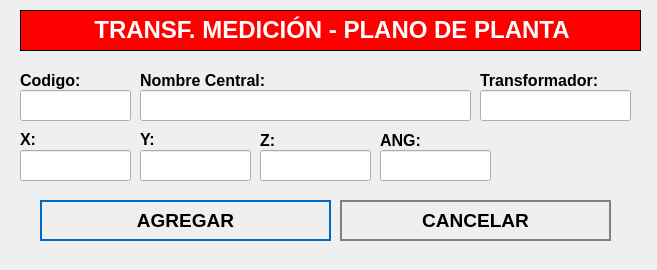
<?xml version="1.0" encoding="UTF-8"?>
<ui version="4.0">
 <class>NewBook</class>
 <widget class="QWidget" name="NewBook">
  <property name="geometry">
   <rect>
    <x>0</x>
    <y>0</y>
    <width>657</width>
    <height>270</height>
   </rect>
  </property>
  <property name="windowTitle">
   <string>Nuevo Registro</string>
  </property>
  <property name="styleSheet">
   <string notr="true">QPushButton
{	
	height: 2em;
 	border-style: solid;
	border-width: 2px;
 	border-color: grey;
	font-weight: bold;
}

QPushButton:hover
{
   	background-color:grey;
	color:white;
}</string>
  </property>
  <widget class="QLabel" name="label">
   <property name="geometry">
    <rect>
     <x>20</x>
     <y>10</y>
     <width>621</width>
     <height>41</height>
    </rect>
   </property>
   <property name="font">
    <font>
     <underline>false</underline>
    </font>
   </property>
   <property name="autoFillBackground">
    <bool>false</bool>
   </property>
   <property name="styleSheet">
    <string notr="true">background-color: red;</string>
   </property>
   <property name="frameShape">
    <enum>QFrame::Box</enum>
   </property>
   <property name="text">
    <string>&lt;html&gt;&lt;head/&gt;&lt;body&gt;&lt;p align=&quot;center&quot;&gt;&lt;span style=&quot; font-size:18pt; font-weight:600; color:#ffffff;&quot;&gt;TRANSF. MEDICIÓN - PLANO DE PLANTA&lt;/span&gt;&lt;/p&gt;&lt;/body&gt;&lt;/html&gt;</string>
   </property>
  </widget>
  <widget class="QLabel" name="label_autoriza">
   <property name="geometry">
    <rect>
     <x>20</x>
     <y>70</y>
     <width>101</width>
     <height>21</height>
    </rect>
   </property>
   <property name="text">
    <string>&lt;html&gt;&lt;head/&gt;&lt;body&gt;&lt;p&gt;&lt;span style=&quot; font-size:12pt; font-weight:600;&quot;&gt;Codigo:&lt;/span&gt;&lt;/p&gt;&lt;/body&gt;&lt;/html&gt;</string>
   </property>
  </widget>
  <widget class="QLineEdit" name="inputCodigo">
   <property name="geometry">
    <rect>
     <x>20</x>
     <y>90</y>
     <width>111</width>
     <height>31</height>
    </rect>
   </property>
   <property name="font">
    <font>
     <pointsize>12</pointsize>
    </font>
   </property>
  </widget>
  <widget class="QLineEdit" name="inputNombre">
   <property name="geometry">
    <rect>
     <x>140</x>
     <y>90</y>
     <width>331</width>
     <height>31</height>
    </rect>
   </property>
   <property name="font">
    <font>
     <pointsize>12</pointsize>
    </font>
   </property>
  </widget>
  <widget class="QPushButton" name="addButton">
   <property name="geometry">
    <rect>
     <x>40</x>
     <y>200</y>
     <width>291</width>
     <height>41</height>
    </rect>
   </property>
   <property name="font">
    <font>
     <pointsize>14</pointsize>
     <weight>75</weight>
     <bold>true</bold>
    </font>
   </property>
   <property name="cursor">
    <cursorShape>PointingHandCursor</cursorShape>
   </property>
   <property name="styleSheet">
    <string notr="true">QPushButton
{	
	height: 2em;
 	border-style: solid;
	border-width: 2px;
 	border-color: #0069c0;
	font-weight: bold;
}

QPushButton:hover
{
   	background-color:#0069c0;
	color:white;
}</string>
   </property>
   <property name="text">
    <string>AGREGAR</string>
   </property>
   <property name="icon">
    <iconset>
     <normaloff>../assets/icons/add-icon.png</normaloff>../assets/icons/add-icon.png</iconset>
   </property>
   <property name="iconSize">
    <size>
     <width>30</width>
     <height>30</height>
    </size>
   </property>
   <property name="autoDefault">
    <bool>true</bool>
   </property>
   <property name="default">
    <bool>true</bool>
   </property>
   <property name="flat">
    <bool>true</bool>
   </property>
  </widget>
  <widget class="QPushButton" name="cancelButton">
   <property name="geometry">
    <rect>
     <x>340</x>
     <y>200</y>
     <width>271</width>
     <height>41</height>
    </rect>
   </property>
   <property name="font">
    <font>
     <pointsize>14</pointsize>
     <weight>75</weight>
     <bold>true</bold>
    </font>
   </property>
   <property name="cursor">
    <cursorShape>PointingHandCursor</cursorShape>
   </property>
   <property name="styleSheet">
    <string notr="true">QPushButton
{	
	height: 2em;
 	border-style: solid;
	border-width: 2px;
 	border-color: grey;
	font-weight: bold;
}

QPushButton:hover
{
   	background-color:grey;
	color:white;
}</string>
   </property>
   <property name="text">
    <string>CANCELAR</string>
   </property>
   <property name="icon">
    <iconset>
     <normaloff>../assets/icons/cancel-icon.png</normaloff>../assets/icons/cancel-icon.png</iconset>
   </property>
   <property name="iconSize">
    <size>
     <width>30</width>
     <height>30</height>
    </size>
   </property>
   <property name="autoDefault">
    <bool>true</bool>
   </property>
   <property name="default">
    <bool>true</bool>
   </property>
   <property name="flat">
    <bool>true</bool>
   </property>
  </widget>
  <widget class="QLabel" name="label_aquienVisita">
   <property name="geometry">
    <rect>
     <x>140</x>
     <y>70</y>
     <width>191</width>
     <height>21</height>
    </rect>
   </property>
   <property name="text">
    <string>&lt;html&gt;&lt;head/&gt;&lt;body&gt;&lt;p&gt;&lt;span style=&quot; font-size:12pt; font-weight:600;&quot;&gt;Nombre Central:&lt;/span&gt;&lt;/p&gt;&lt;/body&gt;&lt;/html&gt;</string>
   </property>
  </widget>
  <widget class="QLabel" name="label_horaIngreso">
   <property name="geometry">
    <rect>
     <x>20</x>
     <y>130</y>
     <width>71</width>
     <height>16</height>
    </rect>
   </property>
   <property name="text">
    <string>&lt;html&gt;&lt;head/&gt;&lt;body&gt;&lt;p&gt;&lt;span style=&quot; font-size:12pt; font-weight:600;&quot;&gt;X:&lt;/span&gt;&lt;/p&gt;&lt;/body&gt;&lt;/html&gt;</string>
   </property>
  </widget>
  <widget class="QLabel" name="label_horaSalida">
   <property name="geometry">
    <rect>
     <x>140</x>
     <y>130</y>
     <width>81</width>
     <height>16</height>
    </rect>
   </property>
   <property name="text">
    <string>&lt;html&gt;&lt;head/&gt;&lt;body&gt;&lt;p&gt;&lt;span style=&quot; font-size:12pt; font-weight:600;&quot;&gt;Y:&lt;/span&gt;&lt;/p&gt;&lt;/body&gt;&lt;/html&gt;</string>
   </property>
  </widget>
  <widget class="QLabel" name="label_motivoVisita">
   <property name="geometry">
    <rect>
     <x>260</x>
     <y>130</y>
     <width>101</width>
     <height>21</height>
    </rect>
   </property>
   <property name="text">
    <string>&lt;html&gt;&lt;head/&gt;&lt;body&gt;&lt;p&gt;&lt;span style=&quot; font-size:12pt; font-weight:600;&quot;&gt;Z:&lt;/span&gt;&lt;/p&gt;&lt;/body&gt;&lt;/html&gt;</string>
   </property>
  </widget>
  <widget class="QLineEdit" name="inputX">
   <property name="geometry">
    <rect>
     <x>20</x>
     <y>150</y>
     <width>111</width>
     <height>31</height>
    </rect>
   </property>
   <property name="font">
    <font>
     <pointsize>12</pointsize>
    </font>
   </property>
  </widget>
  <widget class="QLineEdit" name="inputY">
   <property name="geometry">
    <rect>
     <x>140</x>
     <y>150</y>
     <width>111</width>
     <height>31</height>
    </rect>
   </property>
   <property name="font">
    <font>
     <pointsize>12</pointsize>
    </font>
   </property>
  </widget>
  <widget class="QLineEdit" name="inputZ">
   <property name="geometry">
    <rect>
     <x>260</x>
     <y>150</y>
     <width>111</width>
     <height>31</height>
    </rect>
   </property>
   <property name="font">
    <font>
     <pointsize>12</pointsize>
    </font>
   </property>
  </widget>
  <widget class="QLineEdit" name="inputTransformador">
   <property name="geometry">
    <rect>
     <x>480</x>
     <y>90</y>
     <width>151</width>
     <height>31</height>
    </rect>
   </property>
   <property name="font">
    <font>
     <pointsize>12</pointsize>
    </font>
   </property>
  </widget>
  <widget class="QLabel" name="label_motivoVisita_3">
   <property name="geometry">
    <rect>
     <x>480</x>
     <y>70</y>
     <width>161</width>
     <height>21</height>
    </rect>
   </property>
   <property name="text">
    <string>&lt;html&gt;&lt;head/&gt;&lt;body&gt;&lt;p&gt;&lt;span style=&quot; font-size:12pt; font-weight:600;&quot;&gt;Transformador:&lt;/span&gt;&lt;/p&gt;&lt;/body&gt;&lt;/html&gt;</string>
   </property>
  </widget>
  <widget class="QLabel" name="label_motivoVisita_2">
   <property name="geometry">
    <rect>
     <x>380</x>
     <y>130</y>
     <width>101</width>
     <height>21</height>
    </rect>
   </property>
   <property name="text">
    <string>&lt;html&gt;&lt;head/&gt;&lt;body&gt;&lt;p&gt;&lt;span style=&quot; font-size:12pt; font-weight:600;&quot;&gt;ANG:&lt;/span&gt;&lt;/p&gt;&lt;/body&gt;&lt;/html&gt;</string>
   </property>
  </widget>
  <widget class="QLineEdit" name="inputANG">
   <property name="geometry">
    <rect>
     <x>380</x>
     <y>150</y>
     <width>111</width>
     <height>31</height>
    </rect>
   </property>
   <property name="font">
    <font>
     <pointsize>12</pointsize>
    </font>
   </property>
  </widget>
 </widget>
 <tabstops>
  <tabstop>inputCodigo</tabstop>
  <tabstop>inputNombre</tabstop>
  <tabstop>addButton</tabstop>
  <tabstop>cancelButton</tabstop>
 </tabstops>
 <resources/>
 <connections/>
</ui>
